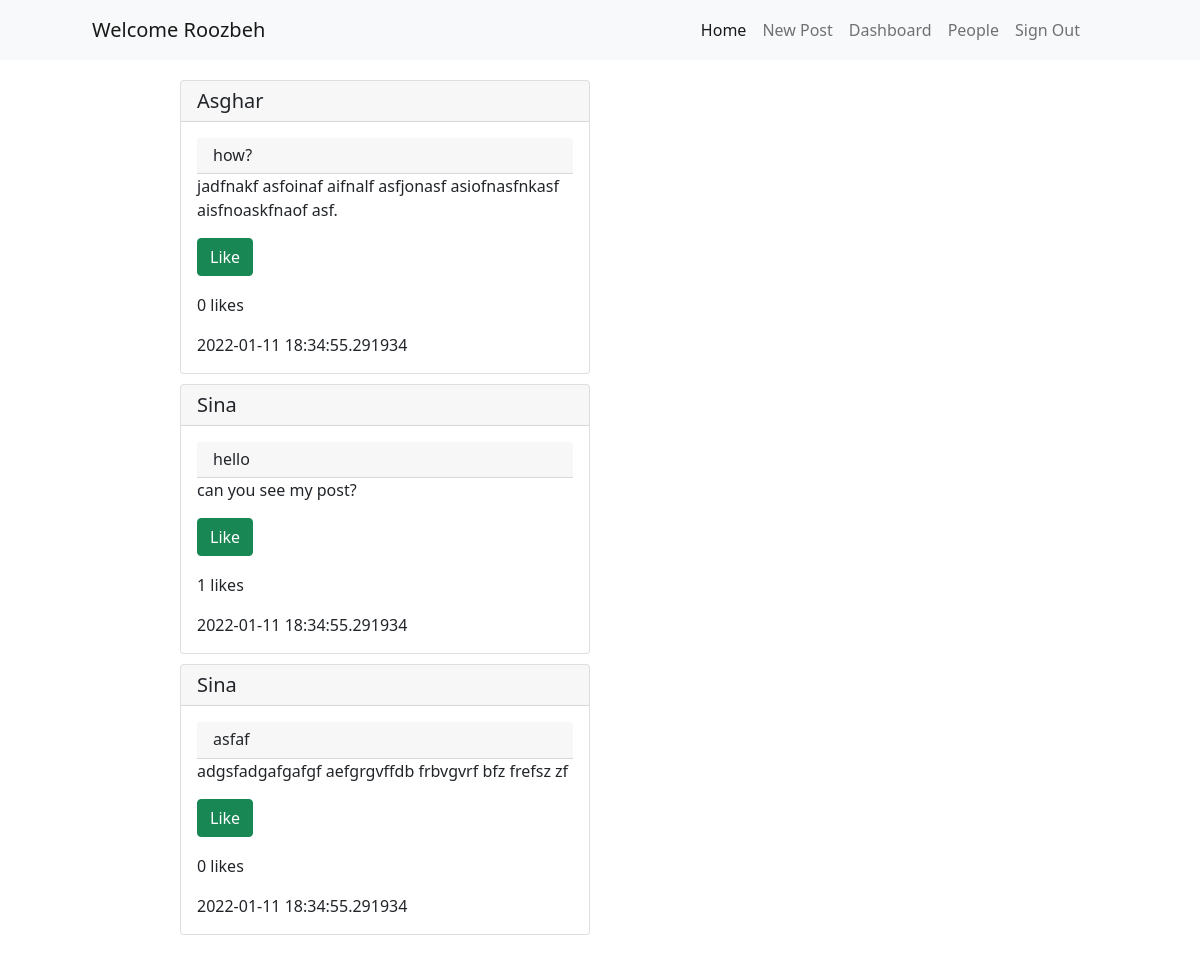
Screenshot of /home (signed in) with the database file from the repository.
### main.py (models this page shows, shortened)
class User(db.Model):
    id = db.Column(db.Integer, primary_key=True)
    firstname = db.Column(db.String(80), unique=False, nullable=False)
    lastname = db.Column(db.String(80), unique=False, nullable=False)
    username = db.Column(db.String(80), unique=True, nullable=False)
    email = db.Column(db.String(80), unique=True, nullable=True)
    is_private = db.Column(db.Boolean, default=False)
    password = db.Column(db.String(255), unique=False, nullable=False)
    created_date = db.Column(db.DateTime, default=datetime.datetime.now())
    posts = db.relationship("Post")
    follows = db.relationship("Follow")
    likes = db.relationship("Like")

class Post(db.Model):
    id = db.Column(db.Integer, primary_key=True)
    title = db.Column(db.String(80), unique=False, nullable=False)
    text = db.Column(db.Text, unique=False, nullable=False)
    created_date = db.Column(db.DateTime, default=datetime.datetime.now())
    user_id = db.Column(db.Integer, db.ForeignKey('user.id'))
    likes = db.relationship("Like")

### main.py (the view, shortened to what this page needs)
@app.route("/home", methods=['GET', 'POST'])
def home():
    if "username" in session and session["username"]:
        username = session["username"]
        g.username = username
        alert = None
        user = User.query.filter(User.username==username).first()
        g.user_id = user.id
        following = Follow.query.filter(Follow.user_id==user.id).filter(Follow.accept=="accept").all()
        followed_user_list = []
        for follow in following:
            followed_user = User.query.filter(User.id==follow.followed_user_id).first()
            followed_user_list.append(followed_user)
        if followed_user_list == []:
            alert = "You don't follow anyone!"
        user_likes = user.likes
        user_like_list = [ (like.user_id, like.post_id) for like in user_likes ]
        return render_template("home.html", alert=alert, followed_user_list=followed_user_list, user_like_list=user_like_list)
    return redirect(url_for(".sign_in"))

### templates/home.html (shortened to what this page needs)
{% extends "base.html" %}
{% set active_page = "home" %}
{% block content %}
{% if alert %}
<div class="home-alert">
    <h2>{{alert}}</h2>
    <a class="btn btn-primary main-btn" href="{{url_for('people')}}" role="button">Find Friends</a>
</div>
{% else %}
<div class="home-post-container">
    {% for user in followed_user_list %}
    {% for post in user.posts %}
    {% set like_count = post.likes | length %}
        <div class="card my-post-card">
            <h5 class="card-header">
                {{user.username}}
            </h5>
            <div class="card-body">
                <h6 class="card-header">
                    {{post.title}}
                </h6>
                <p class="card-text">{{post.text}}</p>
                {% if (g.user_id, post.id) in user_like_list %}
                    <form method="post">
                        <input type="hidden" value="{{post.id}}" id="unlike" name="unlike">
                        <input type="submit" class="btn btn-danger" value="Unlike">
                    </form>
                {% else %}
                    <form method="post">
                        <input type="submit" class="btn btn-success" value="Like">
                    </form>
                {% endif %}
                <p class="card-text">{{like_count}} likes</p>
                <p class="card-text">{{post.created_date}}</p>
            </div>
        </div>
    {% endfor %}
    {% endfor %}
</div>
{% endif %}
{% endblock %}

### templates/base.html (style rules this page uses)
input { margin-bottom: 17px; }
.my-post-card { margin-bottom: 10px; margin-right: 110px !important; max-width: 410px; min-width: 410px; }
.home-post-container { display: flex; flex-wrap: wrap; margin: 20px 00px 20px 180px; align-items: center; }

### rows the page displays
User: username "Asghar"
Post: title "how?", text "jadfnakf asfoinaf aifnalf asfjonasf asiofnasfnkasf aisfnoaskfnaof asf.", like_count "0", created_date "2022-01-11 18:34:55.291934"
User: username "Sina"
Post: title "hello", text "can you see my post?", id "1", created_date "2022-01-11 18:34:55.291934"
Post: title "asfaf", text "adgsfadgafgafgf aefgrgvffdb frbvgvrf bfz frefsz zf", like_count "0", created_date "2022-01-11 18:34:55.291934"

### other values shown
{{ g.username }} "Roozbeh"
